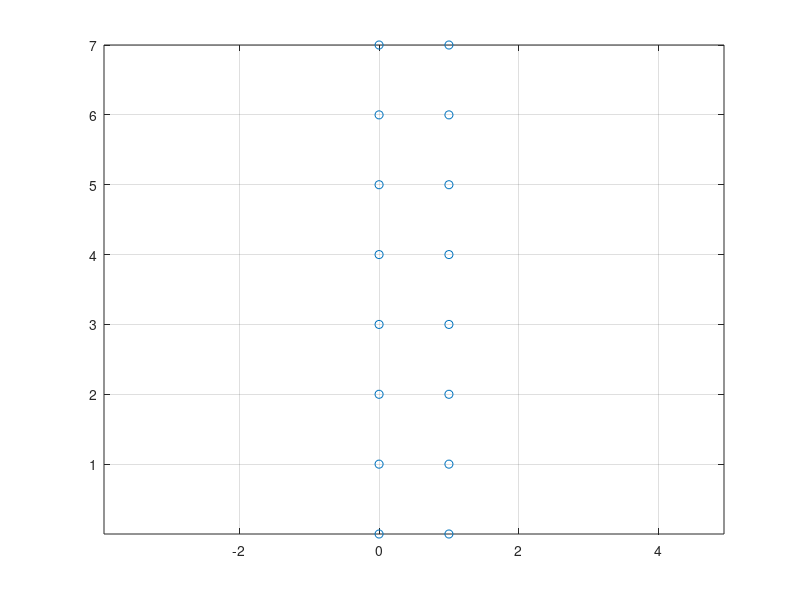

The MATLAB script that drew this image: (Note: this script raises an error after producing the figure.)
% Se construye un pilar de ancho 1 m
% y con N cuadrados (de lado 1 m)

close all, clear all

N=7 ; % Siete cuadrados, siete pisos

x=[]; y=[];
for p=1:(N+1)
    x=[ x ;    0  ;   1  ];
    y=[ y ; (p-1) ; (p-1)];
end

plot(x,y,'o'); grid on, axis equal

barras=[];
for p=1:N
    b1=5*(p-1)+1;
    n1=2*(p-1)+1;
    n0=n1-1;
    barras=[barras;
        n0+1 n0+2 ;
        n0+1 n0+3 ;
        n0+2 n0+4 ;
        n0+2 n0+3 ;
        n0+1 n0+4 ];
end

% Falta la barra superior horizontal
Nn=length(x);
barras=[ barras ;
         Nn-1  Nn];

Fijos=[ 0*x 0*y];
Fijos(1:2,:)=1; % Los nodos 1 y 2 están fijos

hold on

% for i=1:Nn
% plot(x(barras(i,1)),y(barras(i,1)),'r-')
% plot(x(barras(i,2)),y(barras(i,2)),'r-')
% end

Repre2D(x,y,barras,Fijos)

% x2=-y; y2=x; barras2=barras; Fijos2=Fijos;
% Repre2D(x2,y2,barras2,Fijos2)

%Creacion de un arco de radio medio R
% y ancho a

R=20;
a=2;
ro = R + (x-0.5)*a;
theta = y/max(y)*pi/2;

barras2=barras;
x2=ro.*cos(theta);

% for i=1:length(ro)
%     x2(i)=ro(i)*cos(theta(i));
% end  equivalenete a lo anterior

y2=ro.*sin(theta);

Repre2D(x2,y2,barras2,Fijos)

axis equal



